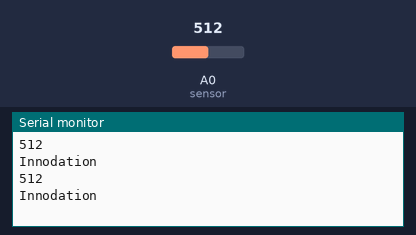
A sketch run on a simulated Arduino Uno, built with avr-gcc and run on an emulated ATmega328P. Shown: the last lines printed to the serial monitor. Inputs (shaded band) come from the test bench; at power-on: A0 (sensor) = 512. No radio packets arrive unless stated.

Above: at 1.8 s.
1.9 s: A0 (sensor) set to 158
At 2.8 s:
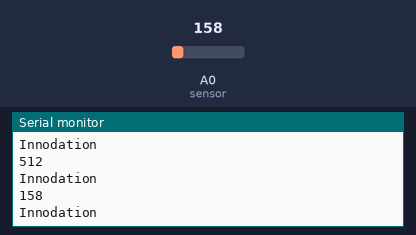
3.4 s: A0 (sensor) set to 144
At 4.8 s:
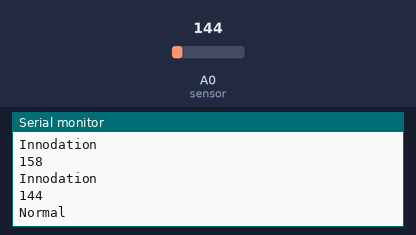
Timing chart, 0 to 6.4 s (numbered marks = the images above; inputs shaded):
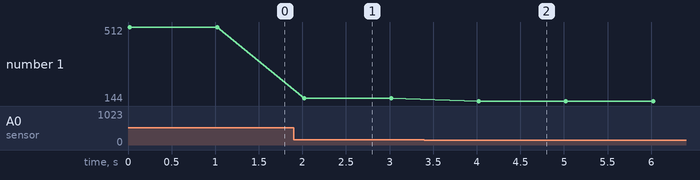

The sketch:

Slave_2.0.ino
```cpp
#include <LoRa.h>

byte central = 0x01;
byte localAdress = 0x02;

void setup() {
  Serial.begin(9600);  // Communication started with  9600 baud

    while (!LoRa.begin(868E6)) {
    Serial.println("Starting LoRa failed!");
    delay(1000);
  }
}
void loop() {
  int sensor = analogRead(A0);  // Incoming analog  signal read and appointed sensor
  Serial.println(sensor);       //Wrote serial port

  if (sensor > 150) {
    Serial.println("Innodation");

    LoRa.beginPacket();
    LoRa.write(central);
    LoRa.write(localAdress);
    LoRa.write(0xAA);

    delay(1000);
  }

  else {
    Serial.println("Normal");
    delay(1000);
  }
}
```

Measured:
- the behaviour switches between 151 and 150 on A0 (sensor) (found by bisection; images 1 and 2)
- after the input at 1.9 s, the serial monitor: prints a new line after 0.12 s (image 1)
- after the input at 3.4 s, the serial monitor: prints a new line after 0.62 s (image 2)
- plotted number 1: 512 → 158 after the input at 1.9 s, 158 → 144 after the input at 3.4 s
